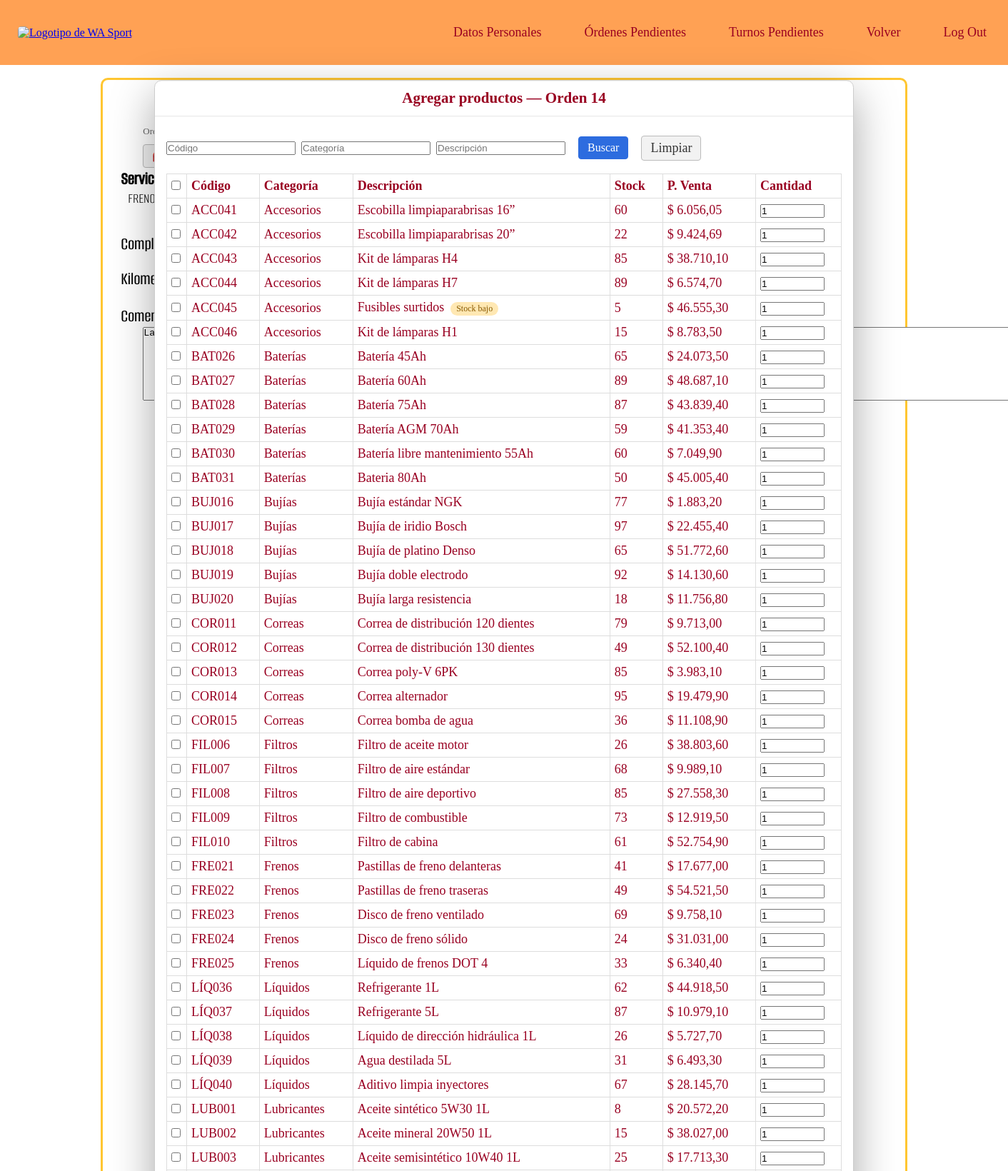
The page /ordenes_pendientes.php?orden=14&agregar=1 (signed in, upper part) on the database its author committed.
### tables this page shows
CREATE TABLE `ordenes` (
  `orden_numero` int(11) NOT NULL,
  `orden_fecha` varchar(255) NOT NULL,
  `vehiculo_patente` varchar(10) NOT NULL,
  `orden_costo` decimal(8,2) DEFAULT NULL
);

CREATE TABLE `servicios` (
  `servicio_codigo` varchar(5) NOT NULL,
  `servicio_nombre` varchar(35) NOT NULL,
  `servicio_descripcion` varchar(100) NOT NULL,
  `servicio_costo` decimal(8,2) NOT NULL,
  `servicio_disponible` tinyint(1) NOT NULL DEFAULT 1
);

CREATE TABLE `productos` (
  `prod_id` int(11) NOT NULL,
  `prod_codigo` varchar(20) NOT NULL,
  `prod_categoria` varchar(100) NOT NULL,
  `prod_descripcion` varchar(255) NOT NULL,
  `prod_stock` int(11) NOT NULL DEFAULT 0,
  `prod_precio_proveedor` decimal(10,2) NOT NULL,
  `prod_precio_venta` decimal(10,2) NOT NULL,
  `prod_disponible` tinyint(1) NOT NULL DEFAULT 1
);

### ordenes_pendientes.php (the view, shortened to what this page needs)
<?php
require_once 'conexion_base.php';
$modalError = false;
$modalFinalizado = false;
$datosOrden = [];
function e($s){ return htmlspecialchars((string)$s, ENT_QUOTES, 'UTF-8'); }
function nfmt($n){ return number_format((float)$n, 2, ',', '.'); }
$abrirModalProductos = (isset($_GET['agregar']) && $_GET['agregar'] == '1');
$f_cod = trim($_GET['p_cod'] ?? '');
$f_cat = trim($_GET['p_cat'] ?? '');
$f_des = trim($_GET['p_des'] ?? '');
$listaProductos = [];
$subtotalOrden = 0.0;
try {
    $ordenNum = trim($_GET['orden'] ?? '');
    if (empty($ordenNum)) {
        $modalError = true;
        $mensajeModal = "No se especificó el número de orden.";
    } else {
        $stmt = $conexion->prepare(" SELECT o.orden_numero, o.vehiculo_patente, o.orden_fecha,
                   v.vehiculo_marca, v.vehiculo_modelo, v.vehiculo_anio,
                   s.servicio_nombre, ot.complejidad, ot.orden_kilometros,
                   ot.orden_comentario, ot.orden_estado
            FROM ordenes o
            JOIN vehiculos v ON o.vehiculo_patente = v.vehiculo_patente
            JOIN orden_trabajo ot ON o.orden_numero = ot.orden_numero
            JOIN servicios s ON ot.servicio_codigo = s.servicio_codigo
            WHERE o.orden_numero = :orden
        ");
        $stmt->execute(['orden' => $ordenNum]);
        if ($stmt->rowCount() === 0) {
            $modalError = true;
            $mensajeModal = "La orden no existe.";
        } else {
            $datosOrden = $stmt->fetch(PDO::FETCH_ASSOC);
        }
    }
    if (!$modalError && !$modalFinalizado && $datosOrden) {
        if ($abrirModalProductos) {
            $where = ["prod_disponible=1"];
            $params=[];
            $sql = "SELECT prod_id, prod_codigo, prod_categoria, prod_descripcion, prod_stock, prod_precio_venta
                    FROM productos";
            if ($where) $sql .= " WHERE ".implode(" AND ",$where);
            $sql .= " ORDER BY prod_categoria ASC, prod_codigo ASC";
            $st = $conexion->prepare($sql);
            $st->execute($params);
            $listaProductos = $st->fetchAll(PDO::FETCH_ASSOC);
        }
    }
} catch (PDOException $e) {
    $modalError = true;
    $mensajeModal = "Error en la base de datos: " . $e->getMessage();
}
?>
<!DOCTYPE html>
<html lang="es">
<head>
    <link rel="stylesheet" href="estilopagina.css?v=<?= time() ?>">
</head>
<body>
    <?php include("nav_mecanico.php"); ?>
    <br>
    <?php if (!empty($datosOrden) && !$modalFinalizado): ?>
    <section class="orden_prendiente">
        <br><br>
        <h2 class="recepcion_titulos">
        </h2>
        <div class="subtle" style="margin-left:5%;">
            Orden N° <b><?= e($datosOrden['orden_numero']) ?></b> —
            Subtotal productos: <b>$ <?= nfmt($subtotalOrden) ?></b>
        </div>
        <div style="margin:10px 0 0 5%;" class="row-flex">
            <a class="btn btn-neu" href="ordenes_pendientes.php?orden=<?= e($datosOrden['orden_numero']) ?>&agregar=1">
            </a>
        </div>
        <form method="post" class="form_ordenpen">
            <h2>Servicio</h2>
            <p> <?= htmlspecialchars($datosOrden['servicio_nombre']) ?></p>
            <br><br>
            <label for="complejidad">Complejidad</label>
            <br><br>
            <label for="orden_kilometros">Kilometraje</label>
            <br><br>
            <label for="orden_comentario"> Comentario</label>
            <br>
            <br><br>
            <div class="bot_ordpen">
                <a href="exportar_pdf_orden.php?orden=<?= htmlspecialchars($datosOrden['orden_numero']) ?>"
                   target="_blank" class="imprimir_ordpen">🖨️ Imprimir</a>
            </div>
        </form>
    </section>
    <?php endif; ?>
    <br>
    <?php include("piedepagina.php"); ?>
    <?php if ($abrirModalProductos && !$modalError && !$modalFinalizado && $datosOrden): ?>
    <dialog open class="modal-prods">
      <div class="modal-header">
        <h3 style="margin:0; text-align:center;">
          Agregar productos — Orden <?= e($datosOrden['orden_numero']) ?>
        </h3>
      </div>
      <div class="modal-body">
        <form method="get" class="row-flex" action="ordenes_pendientes.php" style="margin:6px 0 10px;">
          <input type="text" name="p_cod" placeholder="Código" value="<?= e($f_cod) ?>">
          <input type="text" name="p_cat" placeholder="Categoría" value="<?= e($f_cat) ?>">
          <input type="text" name="p_des" placeholder="Descripción" value="<?= e($f_des) ?>">
          <button class="btn btn-prim" type="submit">Buscar</button>
          <a class="btn btn-neu" href="ordenes_pendientes.php?orden=<?= e($datosOrden['orden_numero']) ?>">Limpiar</a>
        </form>
        <form id="formProds" method="post" action="ordenes_pendientes.php?orden=<?= e($datosOrden['orden_numero']) ?>">
          <table class="table">
            <thead>
              <tr>
                <th style="width:28px;">
                  <input type="checkbox" id="ck_all_modal"
                    onclick="document.querySelectorAll('.ckp:not(:disabled)').forEach(x=>x.checked=this.checked)">
                </th>
                <th>Código</th>
                <th>Categoría</th>
                <th>Descripción</th>
                <th class="right">Stock</th>
                <th class="right">P. Venta</th>
                <th class="right" style="width:120px;">Cantidad</th>
              </tr>
            </thead>
            <tbody>
              <?php if (!$listaProductos): ?>
                <tr><td colspan="7" class="subtle">No hay resultados con el filtro actual.</td></tr>
              <?php else: foreach ($listaProductos as $p):
                    $stock = (int)$p['prod_stock'];
                    $rowCls = ($stock <= 0) ? 'row-zero' : (($stock < 3) ? 'row-low' : '');
                    $disabled = ($stock <= 0) ? 'disabled' : '';
                    $titleCk  = ($stock <= 0) ? 'title="Sin stock"' : 'title="Seleccionar"';
                ?>
                <tr class="<?= $rowCls ?>">
                  <td>
                    <input class="ckp" type="checkbox" name="prod_id[]" value="<?= (int)$p['prod_id'] ?>" <?= $disabled ?> <?= $titleCk ?>>
                  </td>
                  <td><?= e($p['prod_codigo']) ?></td>
                  <td><?= e($p['prod_categoria']) ?></td>
                  <td>
                    <?= e($p['prod_descripcion']) ?>
                    <?php if ($stock <= 0): ?>
                      &nbsp;<span class="tag tag-zero">Sin stock</span>
                    <?php elseif ($stock < 6): ?>
                      &nbsp;<span class="tag tag-low">Stock bajo</span>
                    <?php endif; ?>
                  </td>
                  <td class="right"><?= $stock ?></td>
                  <td class="right">$ <?= nfmt($p['prod_precio_venta']) ?></td>
                  <td class="right">
                    <input
                      type="number"
                      name="cant[<?= (int)$p['prod_id'] ?>]"
                      step="1"
                      min="1"
                      value="1"
                      style="width:90px;"
                      inputmode="numeric"
                      pattern="\d+"
                      oninput="this.value=this.value.replace(/[^0-9]/g,'')"
                      <?= $disabled ?>
                      title="<?= ($stock <= 0) ? 'Sin stock' : 'Cantidad' ?>"
                    />
                  </td>
                </tr>
              <?php endforeach; endif; ?>
            </tbody>
          </table>
        </form>
      </div>
    </dialog>
    <?php endif; ?>
</body>
</html>

### estilopagina.css (style rules this page uses)
* { margin: 0; padding: 0; box-sizing: border-box; }
html, body { width: 100%; height: 100%; }
.orden_prendiente { min-height: 76vh; border-radius: 10px; border-color: rgb(255, 198, 49); border-style: solid; margin: auto 10% auto; }
.orden_prendiente h2 { font-family: 'Big_Shoulders_ExtraBold'; font-size: 25px; text-align: center; }
.form_ordenpen h2 { font-family: 'AlumniSans_Medium'; font-size: 25px; margin-left: 25px; text-align: start; }
.form_ordenpen p { font-family: 'AlumniSans_Light'; font-size: 20px; margin-left: 35px; text-align: start; }
.form_ordenpen label { font-family: 'AlumniSans_Medium'; font-size: 25px; margin-left: 25px; text-align: start; }
.bot_ordpen { display: flex; flex-direction: row; justify-content: center; align-items: center; }
.imprimir_ordpen { text-align: center; text-decoration: none; border-radius: 40px; background-color: #3AAFAF; border-color:#3AAFAF; margin: 5px; width: 412px; height: 30px; font-family: 'Big_Shoulders_Medium'; font-size: 16px; color: #000; }
dialog { width: 40%; max-width: 500px; border: none; border-radius: 15px; background-color: #fff5e6; box-shadow: 0 0 15px rgba(0, 0, 0, 0.4); padding: 25px; font-family: 'Big_Shoulders_Medium'; font-size: 18px; color: rgb(153, 0, 33); text-align: center; margin: auto; top: 20%; position: fixed; left: 0; right: 0; z-index: 1000; }
dialog button { background-color: #FF7400; color: white; border: none; padding: 10px 20px; margin: 10px; border-radius: 10px; font-family: 'Big_Shoulders_Medium'; font-size: 16px; cursor: pointer; }
dialog[open] { animation: fadeIn 0.3s ease-out; }

### ordenes_pendientes.php (style rules this page uses)
dialog.modal-prods { position: fixed; top: 50%; left: 50%; transform: translate(-50%, -50%); width: 95%; max-width: 980px; max-height: 90vh; margin: 0; padding: 0; border: 1px solid #ccc; border-radius: 10px; box-shadow: 0 20px 60px rgba(0,0,0,.35); z-index: 999999; display: flex; flex-direction: column; background: #fff; overflow: hidden; }
.modal-header { padding: 12px 16px; border-bottom: 1px solid #e5e5e5; }
.modal-body { padding: 12px 16px; overflow: auto; flex: 1; }
.row-flex { display:flex; gap:8px; align-items:center; flex-wrap:wrap; }
.btn { display:inline-block; padding:6px 12px; border:1px solid #bbb; border-radius:4px; text-decoration:none; cursor:pointer; }
.btn-prim { background:#2d6cdf; color:#fff; border-color:#2d6cdf; }
.btn-neu { background:#f2f2f2; color:#333; }
table.table { width:100%; border-collapse:collapse; background:#fff; }
.table th,.table td { border:1px solid #ddd; padding:6px; text-align:left; }
.right { text-align:right; }
.subtle { color:#666; font-size:13px; }
.tag { display:inline-block; padding:2px 8px; border-radius:12px; font-size:12px; }
.tag-low { background:#ffe8b3; color:#8a5a00; }

### rows shown on the page
ordenes: servicios.servicio_nombre "FRENOS…", orden_numero "14"
productos: prod_codigo "ACC041", prod_categoria "Accesorios", prod_descripcion "Escobilla limpiaparabrisas 16”", prod_stock "60", prod_precio_venta "6.056,05", prod_id+prod_stock "1"
productos: prod_codigo "ACC042", prod_categoria "Accesorios", prod_descripcion "Escobilla limpiaparabrisas 20”", prod_stock "22", prod_precio_venta "9.424,69", prod_id+prod_stock "1"
productos: prod_codigo "ACC043", prod_categoria "Accesorios", prod_descripcion "Kit de lámparas H4", prod_stock "85", prod_precio_venta "38.710,10", prod_id+prod_stock "1"
productos: prod_codigo "ACC044", prod_categoria "Accesorios", prod_descripcion "Kit de lámparas H7", prod_stock "89", prod_precio_venta "6.574,70", prod_id+prod_stock "1"
productos: prod_codigo "ACC045", prod_categoria "Accesorios", prod_descripcion "Fusibles surtidos", shows "Stock bajo", prod_stock "5", prod_precio_venta "46.555,30", prod_id+prod_stock "1"
productos: prod_codigo "ACC046", prod_categoria "Accesorios", prod_descripcion "Kit de lámparas H1", prod_stock "15", prod_precio_venta "8.783,50", prod_id+prod_stock "1"
productos: prod_codigo "BAT026", prod_categoria "Baterías", prod_descripcion "Batería 45Ah", prod_stock "65", prod_precio_venta "24.073,50", prod_id+prod_stock "1"
productos: prod_codigo "BAT027", prod_categoria "Baterías", prod_descripcion "Batería 60Ah", prod_stock "89", prod_precio_venta "48.687,10", prod_id+prod_stock "1"
productos: prod_codigo "BAT028", prod_categoria "Baterías", prod_descripcion "Batería 75Ah", prod_stock "87", prod_precio_venta "43.839,40", prod_id+prod_stock "1"
productos: prod_codigo "BAT029", prod_categoria "Baterías", prod_descripcion "Batería AGM 70Ah", prod_stock "59", prod_precio_venta "41.353,40", prod_id+prod_stock "1"
productos: prod_codigo "BAT030", prod_categoria "Baterías", prod_descripcion "Batería libre mantenimiento 55Ah", prod_stock "60", prod_precio_venta "7.049,90", prod_id+prod_stock "1"
productos: prod_codigo "BAT031", prod_categoria "Baterías", prod_descripcion "Bateria 80Ah", prod_stock "50", prod_precio_venta "45.005,40", prod_id+prod_stock "1"
productos: prod_codigo "BUJ016", prod_categoria "Bujías", prod_descripcion "Bujía estándar NGK", prod_stock "77", prod_precio_venta "1.883,20", prod_id+prod_stock "1"
productos: prod_codigo "BUJ017", prod_categoria "Bujías", prod_descripcion "Bujía de iridio Bosch", prod_stock "97", prod_precio_venta "22.455,40", prod_id+prod_stock "1"
productos: prod_codigo "BUJ018", prod_categoria "Bujías", prod_descripcion "Bujía de platino Denso", prod_stock "65", prod_precio_venta "51.772,60", prod_id+prod_stock "1"
productos: prod_codigo "BUJ019", prod_categoria "Bujías", prod_descripcion "Bujía doble electrodo", prod_stock "92", prod_precio_venta "14.130,60", prod_id+prod_stock "1"
productos: prod_codigo "BUJ020", prod_categoria "Bujías", prod_descripcion "Bujía larga resistencia", prod_stock "18", prod_precio_venta "11.756,80", prod_id+prod_stock "1"
productos: prod_codigo "COR011", prod_categoria "Correas", prod_descripcion "Correa de distribución 120 dientes", prod_stock "79", prod_precio_venta "9.713,00", prod_id+prod_stock "1"
productos: prod_codigo "COR012", prod_categoria "Correas", prod_descripcion "Correa de distribución 130 dientes", prod_stock "49", prod_precio_venta "52.100,40", prod_id+prod_stock "1"
productos: prod_codigo "COR013", prod_categoria "Correas", prod_descripcion "Correa poly-V 6PK", prod_stock "85", prod_precio_venta "3.983,10", prod_id+prod_stock "1"
productos: prod_codigo "COR014", prod_categoria "Correas", prod_descripcion "Correa alternador", prod_stock "95", prod_precio_venta "19.479,90", prod_id+prod_stock "1"
productos: prod_codigo "COR015", prod_categoria "Correas", prod_descripcion "Correa bomba de agua", prod_stock "36", prod_precio_venta "11.108,90", prod_id+prod_stock "1"
productos: prod_codigo "FIL006", prod_categoria "Filtros", prod_descripcion "Filtro de aceite motor", prod_stock "26", prod_precio_venta "38.803,60", prod_id+prod_stock "1"
productos: prod_codigo "FIL007", prod_categoria "Filtros", prod_descripcion "Filtro de aire estándar", prod_stock "68", prod_precio_venta "9.989,10", prod_id+prod_stock "1"
productos: prod_codigo "FIL008", prod_categoria "Filtros", prod_descripcion "Filtro de aire deportivo", prod_stock "85", prod_precio_venta "27.558,30", prod_id+prod_stock "1"
productos: prod_codigo "FIL009", prod_categoria "Filtros", prod_descripcion "Filtro de combustible", prod_stock "73", prod_precio_venta "12.919,50", prod_id+prod_stock "1"
productos: prod_codigo "FIL010", prod_categoria "Filtros", prod_descripcion "Filtro de cabina", prod_stock "61", prod_precio_venta "52.754,90", prod_id+prod_stock "1"
productos: prod_codigo "FRE021", prod_categoria "Frenos", prod_descripcion "Pastillas de freno delanteras", prod_stock "41", prod_precio_venta "17.677,00", prod_id+prod_stock "1"
productos: prod_codigo "FRE022", prod_categoria "Frenos", prod_descripcion "Pastillas de freno traseras", prod_stock "49", prod_precio_venta "54.521,50", prod_id+prod_stock "1"
productos: prod_codigo "FRE023", prod_categoria "Frenos", prod_descripcion "Disco de freno ventilado", prod_stock "69", prod_precio_venta "9.758,10", prod_id+prod_stock "1"
productos: prod_codigo "FRE024", prod_categoria "Frenos", prod_descripcion "Disco de freno sólido", prod_stock "24", prod_precio_venta "31.031,00", prod_id+prod_stock "1"
productos: prod_codigo "FRE025", prod_categoria "Frenos", prod_descripcion "Líquido de frenos DOT 4", prod_stock "33", prod_precio_venta "6.340,40", prod_id+prod_stock "1"
productos: prod_codigo "LÍQ036", prod_categoria "Líquidos", prod_descripcion "Refrigerante 1L", prod_stock "62", prod_precio_venta "44.918,50", prod_id+prod_stock "1"
productos: prod_codigo "LÍQ037", prod_categoria "Líquidos", prod_descripcion "Refrigerante 5L", prod_stock "87", prod_precio_venta "10.979,10", prod_id+prod_stock "1"
productos: prod_codigo "LÍQ038", prod_categoria "Líquidos", prod_descripcion "Líquido de dirección hidráulica 1L", prod_stock "26", prod_precio_venta "5.727,70", prod_id+prod_stock "1"
productos: prod_codigo "LÍQ039", prod_categoria "Líquidos", prod_descripcion "Agua destilada 5L", prod_stock "31", prod_precio_venta "6.493,30", prod_id+prod_stock "1"
productos: prod_codigo "LÍQ040", prod_categoria "Líquidos", prod_descripcion "Aditivo limpia inyectores", prod_stock "67", prod_precio_venta "28.145,70", prod_id+prod_stock "1"
productos: prod_codigo "LUB001", prod_categoria "Lubricantes", prod_descripcion "Aceite sintético 5W30 1L", prod_stock "8", prod_precio_venta "20.572,20", prod_id+prod_stock "1"
productos: prod_codigo "LUB002", prod_categoria "Lubricantes", prod_descripcion "Aceite mineral 20W50 1L", prod_stock "15", prod_precio_venta "38.027,00", prod_id+prod_stock "1"
productos: prod_codigo "LUB003", prod_categoria "Lubricantes", prod_descripcion "Aceite semisintético 10W40 1L", prod_stock "25", prod_precio_venta "17.713,30", prod_id+prod_stock "1"
